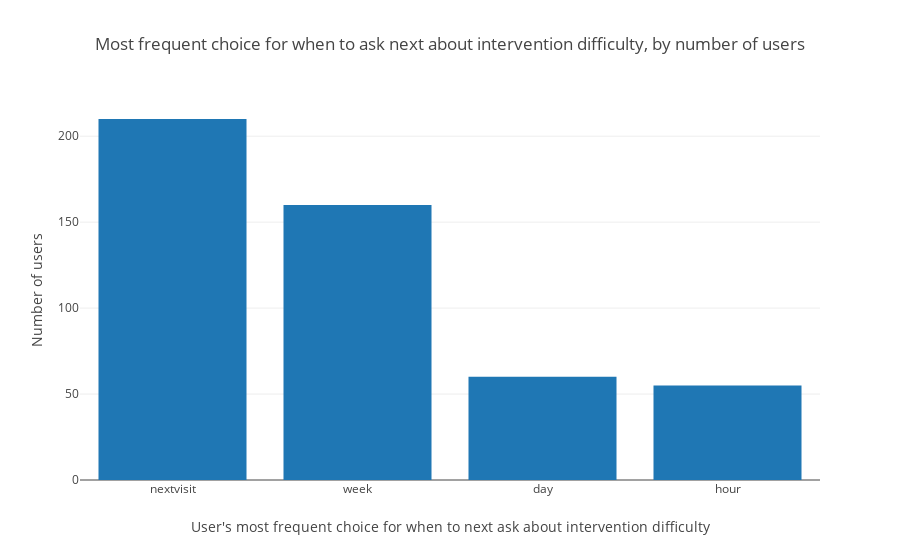

The notebook cell this image was saved under:
### Code cell
# noexport

plot_survey_choice_counts_user_normalized()

### Figure 1 — Plotly figure (JSON) as saved in the notebook; plotly's stock layout.template omitted (floating-point values rounded to 4 significant figures)
{"data": [{"type": "bar", "uid": "02fa2128-8b31-4d2b-80d9-d04e49f5c8b7", "x": ["nextvisit", "week", "day", "hour"], "y": [210, 160, 60, 55]}], "layout": {"title": {"text": "Most frequent choice for when to ask next about intervention difficulty, by number of users"}, "xaxis": {"title": {"text": "User's most frequent choice for when to next ask about intervention difficulty"}}, "yaxis": {"title": {"text": "Number of users"}}}}
